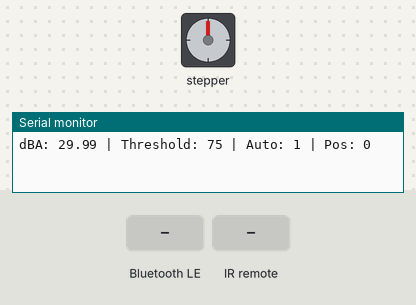
Bench run of a sketch on a simulated ESP32. On the bench: stepper motor, the last lines printed to the serial monitor. The inputs (shaded band) are chosen by the test bench. I2S audio is not simulated (input reads silence); EEPROM starts erased; nothing arrives over Bluetooth unless stated; a phone connects over Bluetooth LE 3 s after start; stepper angles assume 200 steps per turn.

Above: at 1.2 s.
1.3 s: Bluetooth LE write "goto:" received
At 1.5 s:
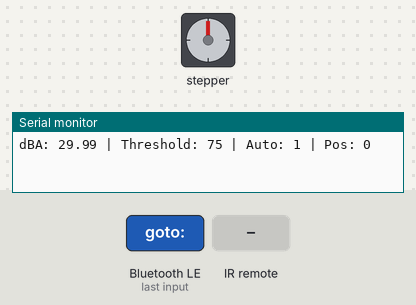
At 2.1 s:
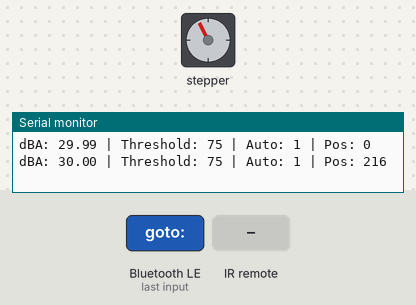
4.3 s: infrared code 0x08 received
7.3 s: Bluetooth LE write "goto:" received
10.3 s: infrared code 0x18 received
13.3 s: infrared code 0x5A received
At 13.45 s:
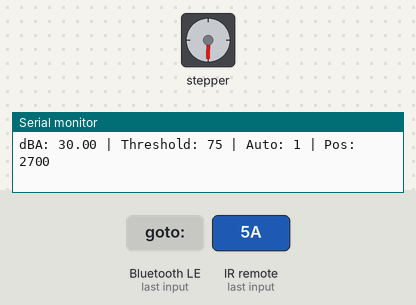
Timing chart, 0 to 16.3 s (numbered marks = the images above; inputs shaded):
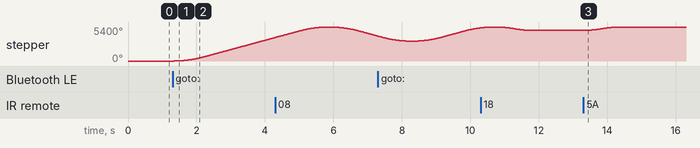

Measured:
- after the input at 1.3 s, stepper: keeps turning clockwise at about 1268°/s, starting after 0.05 s
- after the input at 13.3 s, stepper: turns 540° clockwise in 1.1 s, starting at once

The sketch:

decibel_defender_esp32_improved.ino
```cpp
#include <Arduino.h>
#include <BLEDevice.h>
#include <BLEUtils.h>
#include <BLEServer.h>
#include <BLE2902.h>
#include <AccelStepper.h>
#include <Preferences.h>
#include "driver/i2s.h"
#include <math.h>
#include <IRremote.h>

// ---------------- PIN DEFINITIONS ----------------
#define I2S_WS 25
#define I2S_SD 33
#define I2S_SCK 26

#define STEPPER_DIR_PIN 5
#define STEPPER_STEP_PIN 18
#define STEPPER_ENABLE_PIN 19

#define IR_RECEIVE_PIN 27

// ---------------- I2S CONFIG ----------------
#define I2S_PORT I2S_NUM_0
#define SAMPLE_RATE 44100
#define BUFFER_LEN 512

// ---------------- MOTOR DEFAULTS ----------------
#define DEFAULT_MOTOR_SPEED 890.0
#define DEFAULT_MOTOR_ACCEL 990.0
#define MOTOR_DISABLE_DELAY 2000

// ---------------- SPL CALIBRATION ----------------
#define MIC_REF_DB 94.0
#define MIC_REF_DBFS -26.0

// ---------------- TIME WEIGHTING ----------------
#define TIME_WEIGHTING_FAST 0
#define TIME_WEIGHTING_SLOW 1
#define TIME_WEIGHTING_MODE TIME_WEIGHTING_FAST

// ---------------- BLE UUIDS ----------------
#define SERVICE_UUID "4fafc201-1fb5-459e-8fcc-c5c9c331914b"
#define COMMAND_CHARACTERISTIC_UUID "beb5483e-36e1-4688-b7f5-ea07361b26a8"
#define NOISE_CHARACTERISTIC_UUID "19b10001-e8f2-537e-4f6c-d104768a1214"
#define SPEED_CHARACTERISTIC_UUID "19b10002-e8f2-537e-4f6c-d104768a1214"
#define ACCEL_CHARACTERISTIC_UUID "19b10003-e8f2-537e-4f6c-d104768a1214"

// ---------------- OBJECTS ----------------
AccelStepper stepper(AccelStepper::DRIVER, STEPPER_STEP_PIN, STEPPER_DIR_PIN);
Preferences preferences;
BLECharacteristic *pNoiseCharacteristic;
BLECharacteristic *pSpeedCharacteristic;
BLECharacteristic *pAccelCharacteristic;
TaskHandle_t audioTaskHandle = NULL;

// ---------------- GLOBAL STATE ----------------
long totalSteps;
float motorSpeed;
float motorAccel;

bool deviceConnected = false;
bool shouldReconnect = false;

bool isAutoMode = true;
bool isNoiseAutoCloseEnabled = true;
int closeThreshold = 75;
bool wasClosedByNoise = false;

unsigned long lastNoiseExceededTime = 0;
unsigned long lastNoiseDropTime = 0;
unsigned long lastMoveTime = 0;

const unsigned long noiseDebounceDuration = 5000;
const unsigned long reopenDebounceDuration = 3000;

portMUX_TYPE mux = portMUX_INITIALIZER_UNLOCKED;
float smoothedDB = 0;

volatile long commandedPosition = -1;
volatile bool commandIsFromAutomation = false;

// ---------------- IR SETTINGS ----------------
const int stepPercentage = 10;
const int thresholdStep = 5;

// ---------------- A-WEIGHTING FILTER ----------------
float a0 = 0.2557411;
float a1 = -0.5114822;
float a2 = 0.2557411;
float b1 = -1.6906593;
float b2 = 0.7324808;
float aw_x1 = 0, aw_x2 = 0, aw_y1 = 0, aw_y2 = 0;

float AWeight(float input) {
  float output = a0 * input + a1 * aw_x1 + a2 * aw_x2 - b1 * aw_y1 - b2 * aw_y2;
  aw_x2 = aw_x1;
  aw_x1 = input;
  aw_y2 = aw_y1;
  aw_y1 = output;
  return output;
}

// ---------------- BLE CALLBACKS ----------------
class ServerCallbacks : public BLEServerCallbacks {
  void onConnect(BLEServer* pServer) {
    deviceConnected = true;
    pServer->getAdvertising()->start();
  }
  void onDisconnect(BLEServer* pServer) {
    deviceConnected = false;
    shouldReconnect = true;
  }
};

class CommandCallbacks : public BLECharacteristicCallbacks {
  void onWrite(BLECharacteristic *pCharacteristic) {
    String value = pCharacteristic->getValue();
    if (value.length() == 0) return;
    String cmd = value.c_str();

    if (cmd.startsWith("goto:")) {
      int percentage = constrain(cmd.substring(5).toInt(), 0, 100);
      commandedPosition = map(percentage, 0, 100, totalSteps, 0);
      commandIsFromAutomation = false;
    } else if (cmd.startsWith("config:")) {
      String configStr = cmd.substring(7);
      isAutoMode = configStr.indexOf("auto=1") != -1;
      isNoiseAutoCloseEnabled = configStr.indexOf("noise=1") != -1;
      int threshIdx = configStr.indexOf("thresh=");
      if (threshIdx != -1) closeThreshold = configStr.substring(threshIdx + 7).toInt();
    } else if (cmd == "restart") {
      ESP.restart();
    }
  }
};

class MotorSettingCallbacks : public BLECharacteristicCallbacks {
    void onWrite(BLECharacteristic *pCharacteristic) {
        String value = pCharacteristic->getValue();
        if (value.length() == 0) return;

        float numValue = value.toFloat();
        if (numValue <= 0) return;

        String uuid = pCharacteristic->getUUID().toString().c_str();

        if (uuid == SPEED_CHARACTERISTIC_UUID) {
            motorSpeed = numValue;
            stepper.setMaxSpeed(motorSpeed);
            preferences.putFloat("motorSpeed", motorSpeed);
        } else if (uuid == ACCEL_CHARACTERISTIC_UUID) {
            motorAccel = numValue;
            stepper.setAcceleration(motorAccel);
            preferences.putFloat("motorAccel", motorAccel);
        }
    }
};

// ---------------- I2S SETUP ----------------
void setupI2S() {
  i2s_config_t i2s_config = {
    .mode = (i2s_mode_t)(I2S_MODE_MASTER | I2S_MODE_RX),
    .sample_rate = SAMPLE_RATE,
    .bits_per_sample = I2S_BITS_PER_SAMPLE_32BIT,
    .channel_format = I2S_CHANNEL_FMT_ONLY_RIGHT,
    .communication_format = I2S_COMM_FORMAT_I2S_MSB,
    .intr_alloc_flags = 0,
    .dma_buf_count = 8,
    .dma_buf_len = 512,
    .use_apll = false
  };

  i2s_pin_config_t pin_config = {
    .bck_io_num = I2S_SCK,
    .ws_io_num = I2S_WS,
    .data_out_num = -1,
    .data_in_num = I2S_SD
  };

  i2s_driver_install(I2S_PORT, &i2s_config, 0, NULL);
  i2s_set_pin(I2S_PORT, &pin_config);
}

// ---------------- AUDIO TASK ----------------
void audioTask(void *parameter) {
  int32_t i2sBuffer[BUFFER_LEN];
  static float dcOffset = 0;
  static unsigned long lastNotify = 0;

  while (true) {
    size_t bytesRead;
    i2s_read(I2S_PORT, &i2sBuffer, sizeof(i2sBuffer), &bytesRead, portMAX_DELAY);

    int samples = bytesRead / 4;
    double sum = 0;

    for (int i = 0; i < samples; i++) {
      int32_t sample = i2sBuffer[i] >> 8;
      float normalized = sample / 8388608.0;

      dcOffset = 0.999 * dcOffset + 0.001 * normalized;
      normalized -= dcOffset;

      float weighted = AWeight(normalized);
      sum += weighted * weighted;
    }

    float rms = sqrt(sum / samples);
    if (rms < 0.000001f) rms = 0.000001f;

    float dBFS = 20.0f * log10(rms);
    float dBA = dBFS - MIC_REF_DBFS + MIC_REF_DB;

    if (dBA < 30) dBA = 30;
    if (dBA > 120) dBA = 120;

    float tau = (TIME_WEIGHTING_MODE == TIME_WEIGHTING_FAST) ? 0.125f : 1.0f;
    float dt = (float)BUFFER_LEN / SAMPLE_RATE;
    float alpha = 1.0f - expf(-dt / tau);

    portENTER_CRITICAL(&mux);
    smoothedDB = smoothedDB + alpha * (dBA - smoothedDB);
    portEXIT_CRITICAL(&mux);

    if (deviceConnected && millis() - lastNotify > 200) {
      float dbValue;
      portENTER_CRITICAL(&mux);
      dbValue = smoothedDB;
      portEXIT_CRITICAL(&mux);

      pNoiseCharacteristic->setValue(dbValue);
      pNoiseCharacteristic->notify();
      lastNotify = millis();
    }
  }
}

// ---------------- SETUP ----------------
void setup() {
  Serial.begin(115200);

  preferences.begin("iso-module", false);
  motorSpeed = preferences.getFloat("motorSpeed", DEFAULT_MOTOR_SPEED);
  motorAccel = preferences.getFloat("motorAccel", DEFAULT_MOTOR_ACCEL);
  totalSteps = preferences.getLong("totalSteps", 3000);

  stepper.setEnablePin(STEPPER_ENABLE_PIN);
  stepper.setPinsInverted(false, false, true);
  stepper.setMaxSpeed(motorSpeed);
  stepper.setAcceleration(motorAccel);
  stepper.setCurrentPosition(0);
  stepper.disableOutputs();

  BLEDevice::init("ISO-Module");
  BLEServer *pServer = BLEDevice::createServer();
  pServer->setCallbacks(new ServerCallbacks());
  BLEService *pService = pServer->createService(SERVICE_UUID);

  BLECharacteristic* pCommandCharacteristic = pService->createCharacteristic(COMMAND_CHARACTERISTIC_UUID, BLECharacteristic::PROPERTY_WRITE);
  pCommandCharacteristic->setCallbacks(new CommandCallbacks());

  pNoiseCharacteristic = pService->createCharacteristic(NOISE_CHARACTERISTIC_UUID, BLECharacteristic::PROPERTY_READ | BLECharacteristic::PROPERTY_NOTIFY);
  pNoiseCharacteristic->addDescriptor(new BLE2902());

  MotorSettingCallbacks* motorCallbacks = new MotorSettingCallbacks();

  pSpeedCharacteristic = pService->createCharacteristic(SPEED_CHARACTERISTIC_UUID, BLECharacteristic::PROPERTY_READ | BLECharacteristic::PROPERTY_WRITE);
  pSpeedCharacteristic->setValue(String(motorSpeed).c_str());
  pSpeedCharacteristic->setCallbacks(motorCallbacks);

  pAccelCharacteristic = pService->createCharacteristic(ACCEL_CHARACTERISTIC_UUID, BLECharacteristic::PROPERTY_READ | BLECharacteristic::PROPERTY_WRITE);
  pAccelCharacteristic->setValue(String(motorAccel).c_str());
  pAccelCharacteristic->setCallbacks(motorCallbacks);

  pService->start();

  BLEAdvertising *pAdvertising = BLEDevice::getAdvertising();
  pAdvertising->addServiceUUID(SERVICE_UUID);
  pAdvertising->setScanResponse(true);
  pAdvertising->setMinPreferred(0x06);
  pAdvertising->setMinPreferred(0x12);
  BLEDevice::startAdvertising();

  IrReceiver.begin(IR_RECEIVE_PIN, false);

  setupI2S();

  xTaskCreatePinnedToCore(audioTask, "AudioTask", 12288, NULL, 1, &audioTaskHandle, 0);
}

// ---------------- MAIN LOOP ----------------
void loop() {
  if (commandedPosition >= 0) {
    if (!stepper.isRunning()) stepper.enableOutputs();
    stepper.moveTo(commandedPosition);
    lastMoveTime = millis();
    wasClosedByNoise = commandIsFromAutomation;
    commandedPosition = -1;
  }

  stepper.run();

  float currentDB;
  portENTER_CRITICAL(&mux);
  currentDB = smoothedDB;
  portEXIT_CRITICAL(&mux);

  if (stepper.distanceToGo() == 0 && IrReceiver.decode()) {
    uint32_t cmd = IrReceiver.decodedIRData.command;
    commandIsFromAutomation = false;
    switch (cmd) {
      // Manual Control
      case 0x08: commandedPosition = 0; break; // LEFT
      case 0x5A: commandedPosition = totalSteps; break; // RIGHT
      case 0x18: commandedPosition = stepper.currentPosition() - (totalSteps * stepPercentage / 100); break; // UP
      case 0x52: commandedPosition = stepper.currentPosition() + (totalSteps * stepPercentage / 100); break; // DOWN
      case 0x1C: commandedPosition = stepper.currentPosition(); break; // OK - STOP
      // Automation
      case 0x45: isAutoMode = !isAutoMode; break; // BTN 1
      case 0x46: isNoiseAutoCloseEnabled = !isNoiseAutoCloseEnabled; break; // BTN 2
      case 0x47: ESP.restart(); break; // BTN 3
      // Threshold Presets
      case 0x44: closeThreshold = 60; break;
      case 0x40: closeThreshold = 70; break;
      case 0x43: closeThreshold = 80; break;
      case 0x07: closeThreshold = 90; break;
      case 0x15: closeThreshold = 100; break;
      // Threshold Adjust
      case 0x16: closeThreshold += thresholdStep; break; // *
      case 0x0D: closeThreshold -= thresholdStep; break; // #
    }
    closeThreshold = constrain(closeThreshold, 0, 120);
    IrReceiver.resume();
  }

  if (isAutoMode && isNoiseAutoCloseEnabled) {
    if (currentDB > closeThreshold) {
      if (lastNoiseExceededTime == 0) lastNoiseExceededTime = millis();
      if (millis() - lastNoiseExceededTime >= noiseDebounceDuration) {
        if (stepper.currentPosition() != totalSteps) {
            commandedPosition = totalSteps;
            commandIsFromAutomation = true;
        }
        lastNoiseExceededTime = 0;
      }
    } else {
      lastNoiseExceededTime = 0;
    }

    if (currentDB < (closeThreshold - 15) && wasClosedByNoise) {
      if (lastNoiseDropTime == 0) lastNoiseDropTime = millis();
      if (millis() - lastNoiseDropTime >= reopenDebounceDuration) {
        if (stepper.currentPosition() != 0) {
            commandedPosition = 0;
            commandIsFromAutomation = true;
        }
        lastNoiseDropTime = 0;
      }
    } else {
      lastNoiseDropTime = 0;
    }
  }

  if (stepper.distanceToGo() == 0 && millis() - lastMoveTime > MOTOR_DISABLE_DELAY) {
    stepper.disableOutputs();
  }

  if (shouldReconnect) {
    shouldReconnect = false;
    delay(500);
    BLEDevice::startAdvertising();
  }

  static unsigned long lastPrint = 0;
  if(millis() - lastPrint > 1000)
  {
    Serial.print("dBA: ");
    Serial.print(currentDB);
    Serial.print(" | Threshold: ");
    Serial.print(closeThreshold);
    Serial.print(" | Auto: ");
    Serial.print(isAutoMode);
    Serial.print(" | Pos: ");
    Serial.println(stepper.currentPosition());
    lastPrint = millis();
  }
}
```
